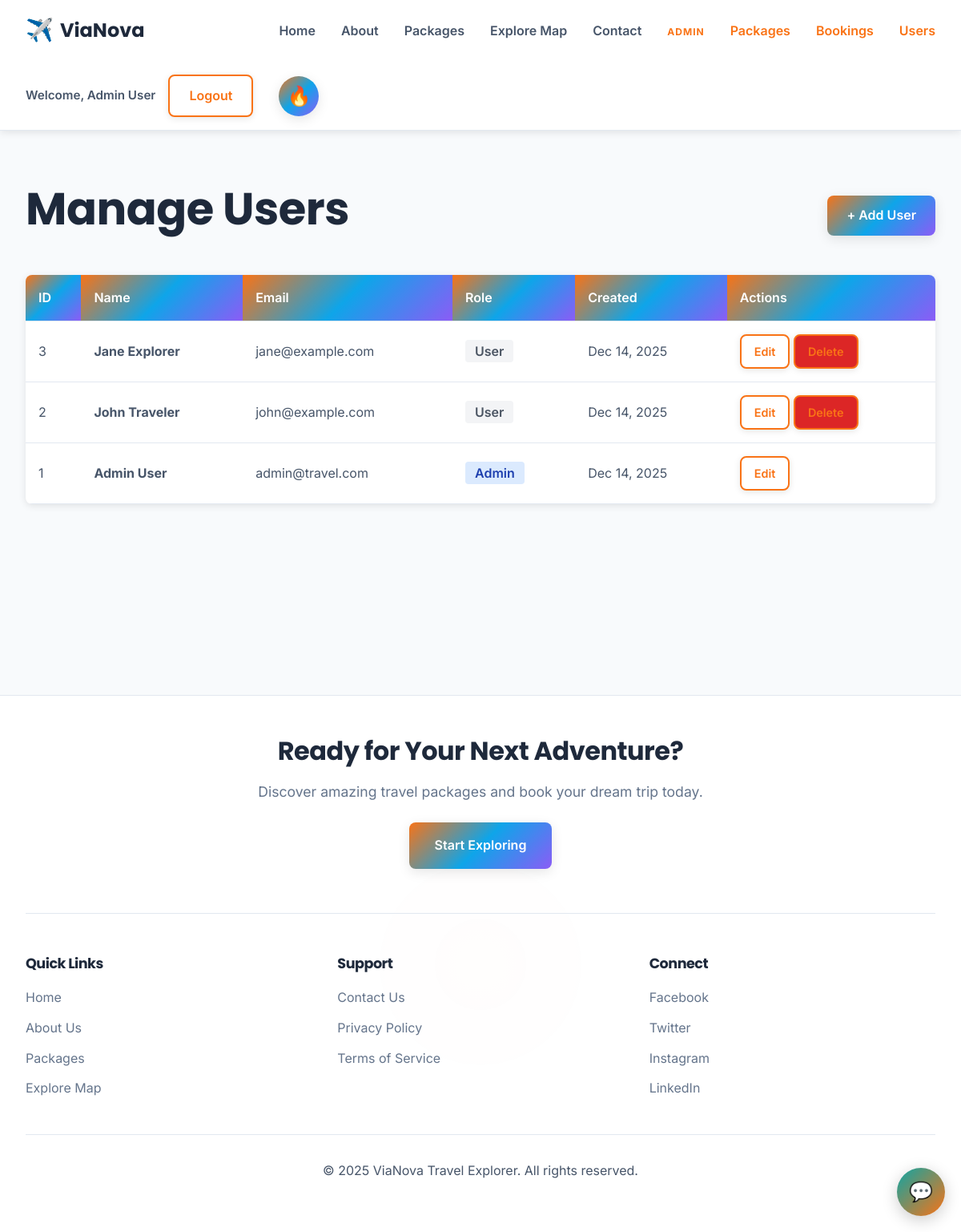
The app's page /admin/users/read.php (signed in) with its own data.
### tables this page shows
CREATE TABLE users (
  id INT AUTO_INCREMENT PRIMARY KEY,
  name VARCHAR(100) NOT NULL,
  email VARCHAR(100) UNIQUE NOT NULL,
  password VARCHAR(100) NOT NULL,  
  role ENUM('admin', 'user') DEFAULT 'user',
  created_at TIMESTAMP DEFAULT CURRENT_TIMESTAMP
);

### admin/users/read.php (the view, shortened to what this page needs)
<?php
require_once('../../config/db.php');
$users_query = "SELECT id, name, email, role, created_at FROM users ORDER BY id DESC";
$users_result = $conn->query($users_query);
$users = [];
if ($users_result) {
    while ($row = $users_result->fetch_assoc()) {
        $users[] = $row;
    }
}
include_once('../../includes/header.php');
?>
<?php include_once('../../includes/navbar.php'); ?>
<section class="section" style="min-height: 80vh;">
    <div style="max-width: 1200px; margin: 0 auto;">
        <div style="display: flex; justify-content: space-between; align-items: center; margin-bottom: 2rem;">
            <h1>Manage Users</h1>
            <a href="create.php" class="btn btn-primary">+ Add User</a>
        </div>
        <?php if (empty($users)): ?>
            <div style="background: white; padding: 2rem; border-radius: 1rem; text-align: center;">
                <p style="color: #9ca3af; margin-bottom: 1rem;">No users found.</p>
                <a href="create.php" class="btn btn-primary">Create your first user</a>
            </div>
        <?php else: ?>
            <table role="grid" aria-label="Users list">
                <thead>
                    <tr>
                        <th scope="col">ID</th>
                        <th scope="col">Name</th>
                        <th scope="col">Email</th>
                        <th scope="col">Role</th>
                        <th scope="col">Created</th>
                        <th scope="col">Actions</th>
                    </tr>
                </thead>
                <tbody>
                    <?php foreach ($users as $user): ?>
                        <tr>
                            <td><?php echo htmlspecialchars($user['id']); ?></td>
                            <td><strong><?php echo htmlspecialchars($user['name']); ?></strong></td>
                            <td><?php echo htmlspecialchars($user['email']); ?></td>
                            <td>
                                <span style="padding: 0.25rem 0.75rem; border-radius: 0.25rem; background: <?php echo $user['role'] === 'admin' ? '#dbeafe' : '#f3f4f6'; ?>; color: <?php echo $user['role'] === 'admin' ? '#1e40af' : '#4b5563'; ?>; font-weight: 600;">
                                    <?php echo htmlspecialchars(ucfirst($user['role'])); ?>
                                </span>
                            </td>
                            <td><?php echo htmlspecialchars(date('M d, Y', strtotime($user['created_at']))); ?></td>
                            <td>
                                <a href="update.php?id=<?php echo htmlspecialchars($user['id']); ?>" class="btn btn-secondary" style="padding: 0.5rem 1rem; font-size: 0.9rem;">Edit</a>
                                <?php if ($user['id'] != $_SESSION['user_id']): ?>
                                    <a href="delete.php?id=<?php echo htmlspecialchars($user['id']); ?>" class="btn btn-secondary" style="padding: 0.5rem 1rem; font-size: 0.9rem; background-color: #dc2626;">Delete</a>
                                <?php endif; ?>
                            </td>
                        </tr>
                    <?php endforeach; ?>
                </tbody>
            </table>
        <?php endif; ?>
    </div>
</section>
<?php include_once('../../includes/footer.php'); ?>

### style.css (style rules this page uses)
:root { --bg-primary: #f8fafc; --bg-secondary: #ffffff; --bg-card: #ffffff; --bg-input: #f1f5f9; --text-primary: #1e293b; --text-secondary: #475569; --text-muted: #64748b; --accent-primary: #f97316; --accent-teal: #0ea5e9; --accent-orange: #f97316; --border-color: #e2e8f0; --shadow-color: rgba(0, 0, 0, 0.1); --gradient-main: linear-gradient(135deg, #f97316 0%, #0ea5e9 50%, #8b5cf6 100%); --gradient-hero: linear-gradient(135deg, rgba(248, 250, 252, 0.9) 0%, rgba(241, 245, 249, 0.8) 100%); --font-heading: 'Poppins', sans-serif; --font-body: 'Inter', sans-serif; --transition-default: all 0.3s cubic-bezier(0.4, 0, 0.2, 1); }
* { margin: 0; padding: 0; box-sizing: border-box; }
html { scroll-behavior: smooth; }
body { font-family: var(--font-body); background-color: var(--bg-primary); color: var(--text-primary); line-height: 1.6; transition: background-color 0.4s ease, color 0.4s ease; }
h1, h2, h3, h4, h5, h6 { font-family: var(--font-heading); font-weight: 700; margin-bottom: 1rem; letter-spacing: -0.5px; color: var(--text-primary); transition: color 0.4s ease; }
h1 { font-size: 3.5rem; line-height: 1.2; }
a { color: var(--accent-teal); text-decoration: none; transition: var(--transition-default); }
.btn { padding: 0.75rem 1.5rem; border: none; border-radius: 0.5rem; font-family: var(--font-body); font-size: 1rem; font-weight: 600; cursor: pointer; transition: var(--transition-default); text-decoration: none; display: inline-block; text-align: center; }
.btn-primary { background: var(--gradient-main); color: white; box-shadow: 0 4px 15px var(--shadow-color); position: relative; overflow: hidden; }
.btn-primary::before { content: ''; position: absolute; top: 0; left: -100%; width: 100%; height: 100%; background: linear-gradient(90deg, transparent, rgba(255,255,255,0.2), transparent); transition: left 0.5s; }
.btn-secondary { background-color: var(--bg-secondary); border: 2px solid var(--accent-primary); color: var(--accent-primary); box-shadow: 0 2px 8px var(--shadow-color); transition: var(--transition-default); }
.section { padding: 4rem 2rem; max-width: 1200px; margin: 0 auto; }
table { width: 100%; border-collapse: collapse; background: var(--bg-card); border-radius: 0.5rem; overflow: hidden; box-shadow: 0 2px 10px var(--shadow-color); }
th, td { padding: 1rem; text-align: left; border-bottom: 1px solid var(--border-color); }
th { background: var(--gradient-main); color: white; font-weight: 600; }
td { color: var(--text-secondary); }

### records on screen
users: id "3", name "Jane Explorer", email "jane@example.com", role "User", created_at "Dec 14, 2025"
users: id "2", name "John Traveler", email "john@example.com", role "User", created_at "Dec 14, 2025"
users: id "1", name "Admin User", email "admin@travel.com", role "Admin", created_at "Dec 14, 2025"

### other values on screen
$_SESSION['user'] "Admin User"
